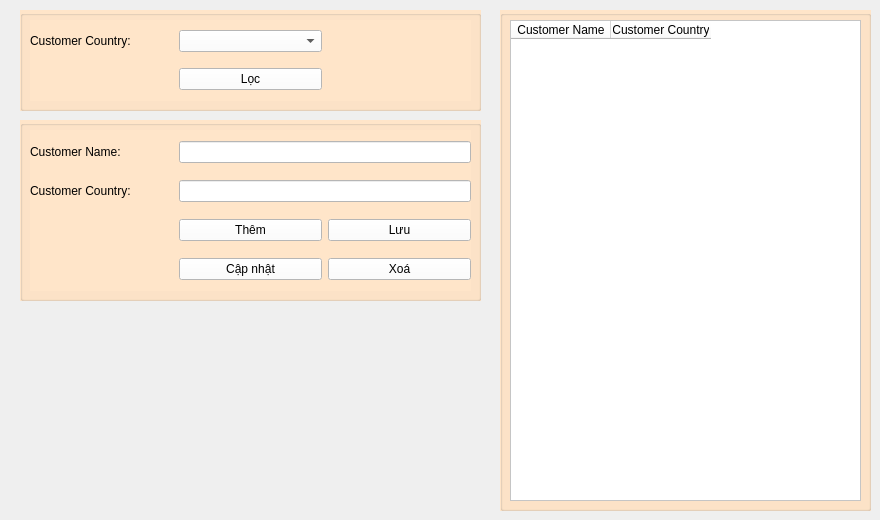
      <widget class="QWidget" name="tabCustomer">
       <attribute name="title">
        <string>Customers</string>
       </attribute>
       <widget class="QGroupBox" name="groupBox_3">
        <property name="geometry">
         <rect>
          <x>20</x>
          <y>10</y>
          <width>461</width>
          <height>101</height>
         </rect>
        </property>
        <property name="styleSheet">
         <string notr="true">background-color: rgb(255, 229, 201);</string>
        </property>
        <property name="title">
         <string/>
        </property>
        <property name="flat">
         <bool>true</bool>
        </property>
        <widget class="QWidget" name="gridLayoutWidget">
         <property name="geometry">
          <rect>
           <x>10</x>
           <y>10</y>
           <width>441</width>
           <height>81</height>
          </rect>
         </property>
         <layout class="QGridLayout" name="gridLayout">
          <item row="0" column="0">
           <widget class="QLabel" name="lblCusCoun">
            <property name="text">
             <string>Customer Country:</string>
            </property>
           </widget>
          </item>
          <item row="1" column="1">
           <widget class="QPushButton" name="btnLocCus">
            <property name="styleSheet">
             <string notr="true">background-color: rgb(255, 255, 255);</string>
            </property>
            <property name="text">
             <string>Lọc</string>
            </property>
           </widget>
          </item>
          <item row="0" column="1">
           <widget class="QComboBox" name="cboCusCoun">
            <property name="styleSheet">
             <string notr="true">background-color: rgb(255, 255, 255);</string>
            </property>
           </widget>
          </item>
          <item row="0" column="2">
           <widget class="QLabel" name="lblEmpty_2">
            <property name="text">
             <string/>
            </property>
           </widget>
          </item>
         </layout>
        </widget>
       </widget>
       <widget class="QGroupBox" name="groupBox_4">
        <property name="geometry">
         <rect>
          <x>20</x>
          <y>120</y>
          <width>461</width>
          <height>181</height>
         </rect>
        </property>
        <property name="styleSheet">
         <string notr="true">background-color: rgb(255, 229, 201);</string>
        </property>
        <property name="title">
         <string/>
        </property>
        <property name="flat">
         <bool>true</bool>
        </property>
        <widget class="QWidget" name="gridLayoutWidget_2">
         <property name="geometry">
          <rect>
           <x>10</x>
           <y>10</y>
           <width>441</width>
           <height>161</height>
          </rect>
         </property>
         <layout class="QGridLayout" name="gridLayout_2">
          <item row="1" column="0">
           <widget class="QLabel" name="lblCusCoun_2">
            <property name="text">
             <string>Customer Country:</string>
            </property>
           </widget>
          </item>
          <item row="2" column="2">
           <widget class="QPushButton" name="btnCusLuu">
            <property name="styleSheet">
             <string notr="true">background-color: rgb(255, 255, 255);</string>
            </property>
            <property name="text">
             <string>Lưu</string>
            </property>
           </widget>
          </item>
          <item row="1" column="1" colspan="2">
           <widget class="QLineEdit" name="txtCusCoun">
            <property name="styleSheet">
             <string notr="true">background-color: rgb(255, 255, 255);</string>
            </property>
           </widget>
          </item>
          <item row="0" column="0">
           <widget class="QLabel" name="lblCusName">
            <property name="text">
             <string>Customer Name:</string>
            </property>
           </widget>
          </item>
          <item row="0" column="1" colspan="2">
           <widget class="QLineEdit" name="txtCusName">
            <property name="styleSheet">
             <string notr="true">background-color: rgb(255, 255, 255);</string>
            </property>
           </widget>
          </item>
          <item row="2" column="1">
           <widget class="QPushButton" name="btnCusThem">
            <property name="styleSheet">
             <string notr="true">background-color: rgb(255, 255, 255);</string>
            </property>
            <property name="text">
             <string>Thêm</string>
            </property>
           </widget>
          </item>
          <item row="3" column="1">
           <widget class="QPushButton" name="btnCusCapNhat">
            <property name="styleSheet">
             <string notr="true">background-color: rgb(255, 255, 255);</string>
            </property>
            <property name="text">
             <string>Cập nhật</string>
            </property>
           </widget>
          </item>
          <item row="3" column="2">
           <widget class="QPushButton" name="btnCusXoa">
            <property name="styleSheet">
             <string notr="true">background-color: rgb(255, 255, 255);</string>
            </property>
            <property name="text">
             <string>Xoá</string>
            </property>
           </widget>
          </item>
         </layout>
        </widget>
       </widget>
       <widget class="QGroupBox" name="groupBox_11">
        <property name="geometry">
         <rect>
          <x>500</x>
          <y>10</y>
          <width>371</width>
          <height>501</height>
         </rect>
        </property>
        <property name="styleSheet">
         <string notr="true">background-color: rgb(255, 229, 201);</string>
        </property>
        <property name="title">
         <string/>
        </property>
        <property name="flat">
         <bool>true</bool>
        </property>
        <widget class="QTableWidget" name="tblCustomers">
         <property name="geometry">
          <rect>
           <x>10</x>
           <y>10</y>
           <width>351</width>
           <height>481</height>
          </rect>
         </property>
         <property name="styleSheet">
          <string notr="true">background-color: rgb(255, 255, 255);</string>
         </property>
         <column>
          <property name="text">
           <string>Customer Name</string>
          </property>
         </column>
         <column>
          <property name="text">
           <string>Customer Country</string>
          </property>
          <property name="background">
           <color>
            <red>0</red>
            <green>0</green>
            <blue>0</blue>
           </color>
          </property>
         </column>
        </widget>
       </widget>
      </widget>
